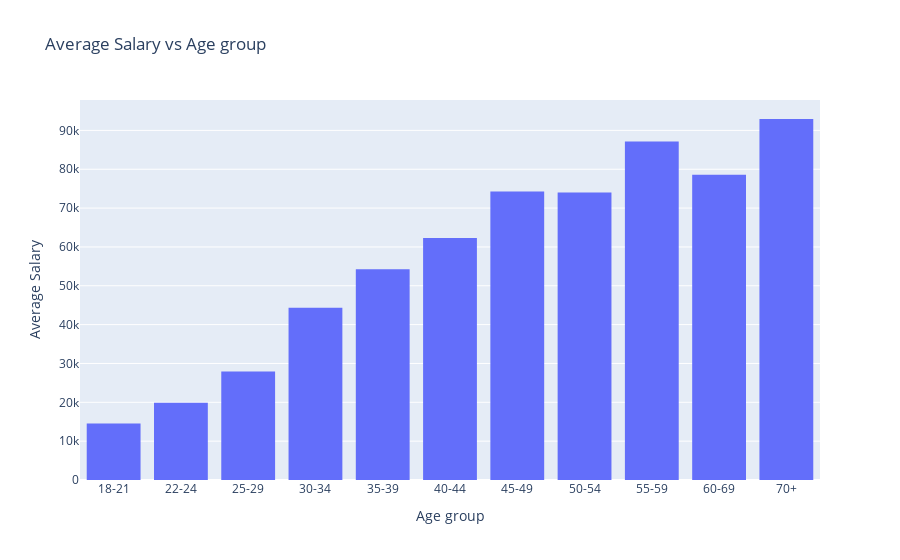

Notebook cell for this chart:
### Markdown cell above
From the visualization, we are able to observe that there are, naturally, a lot of students that are in the 18-21 age group, but there are also a impressive amount of 40-44 aged students. Shoutout and kudos to them, as this is an great example of life-long learning. 

Other observations that we can see is that there are a good amount of people who are aged 25-29 in the Data Analyst, Data Scientist, Software Engineer, and ML engineer group. 

Generally, we can see that within the survey participants, the age groups that dominate are from 22-44 ages. There is much less count for age groups above 45 years old. This makes much sense, as data science started becoming popular back in the 2010 ([according to this wiki](https://en.wikibooks.org/wiki/Data_Science:_An_Introduction/A_History_of_Data_Science)), which explains why we are not seeing more mature age groups dominating the field.

# 2.4 Average Salary changes with respect to Age Group

After we have explored and understood the data a bit more in terms of Age group distribution, Gender Distribution and Job distribution in age and gender, let's take our focus back to salary. We shall now create visualizations to explore the relationship between **Age Group and Salary**.

### Code cell
temp = df[df.compensation > 0].groupby('age').mean()

fig = px.histogram(temp, x=temp.index, y='compensation', title='Average Salary vs Age group')
fig.update_layout(xaxis_title='Age group', yaxis_title='Average Salary')

### Figure 1 — Plotly figure (JSON) as saved in the notebook; plotly's stock layout.template omitted (floating-point values rounded to 4 significant figures)
{"data": [{"alignmentgroup": "True", "bingroup": "x", "histfunc": "sum", "hovertemplate": "age=%{x}<br>sum of compensation=%{y}<extra></extra>", "legendgroup": "", "marker": {"color": "#636efa", "pattern": {"shape": ""}}, "name": "", "offsetgroup": "", "orientation": "v", "showlegend": false, "type": "histogram", "x": ["18-21", "22-24", "25-29", "30-34", "35-39", "40-44", "45-49", "50-54", "55-59", "60-69", "70+"], "xaxis": "x", "y": [14540.0, 19900.0, 27950.0, 44360.0, 54290.0, 62270.0, 74300.0, 73990.0, 87170.0, 78580.0, 92940.0], "yaxis": "y"}], "layout": {"barmode": "relative", "legend": {"tracegroupgap": 0}, "title": {"text": "Average Salary vs Age group"}, "xaxis": {"anchor": "y", "domain": [0, 1], "title": {"text": "Age group"}}, "yaxis": {"anchor": "x", "domain": [0, 1], "title": {"text": "Average Salary"}}}}
